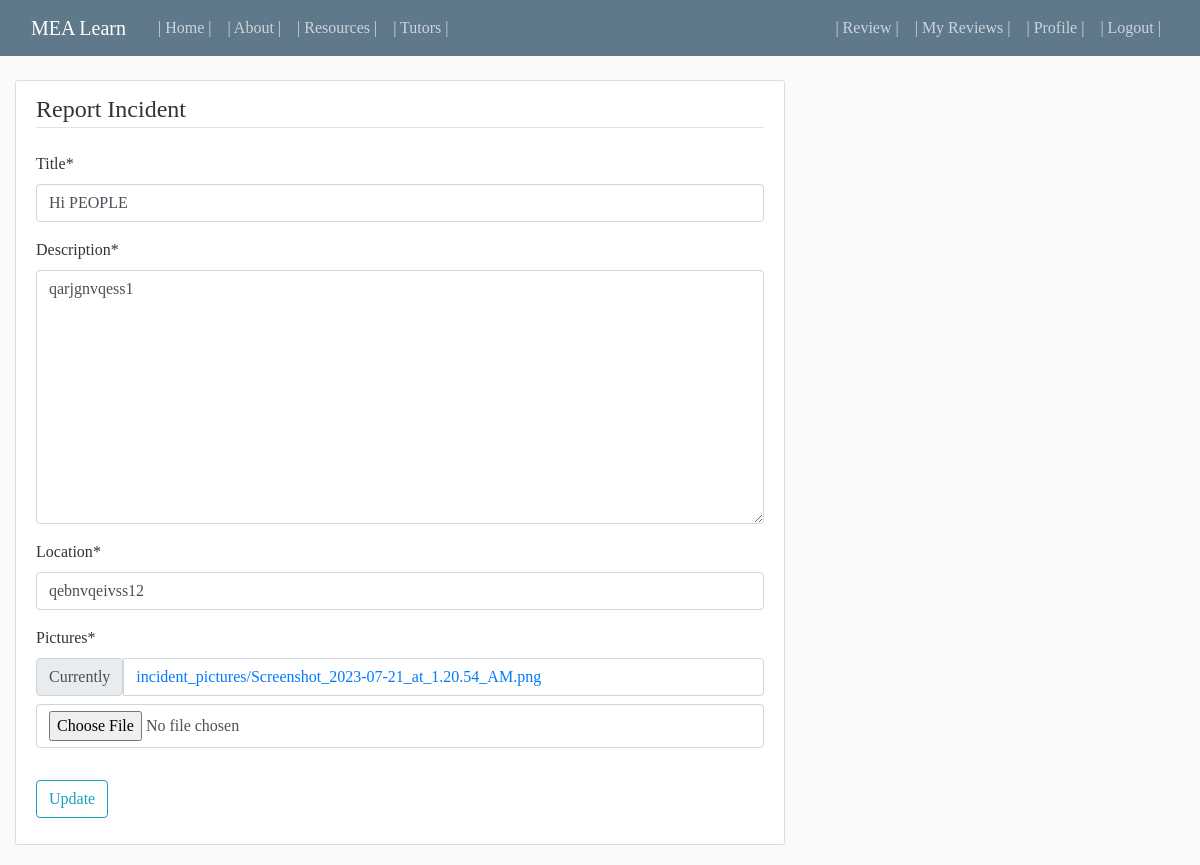
Screenshot of /post/15/update/ (signed in) with the database file from the repository.
### blog/models.py (models this page shows, shortened)
class Incident(models.Model):
    title = models.CharField(max_length=150)
    description = models.TextField()
    location = models.CharField(max_length=150)
    date_reported = models.DateTimeField(default=timezone.now)
    pictures = models.ImageField(upload_to='incident_pictures')
    author = models.ForeignKey(User, on_delete=models.CASCADE)

### blog/views.py (the view, shortened to what this page needs)
# urls.py: path('post/<int:pk>/update/', PostUpdateView.as_view(), name='post-update'),
class PostUpdateView(LoginRequiredMixin, UserPassesTestMixin, UpdateView):
    model = Incident
    form_class = IncidentUpdateForm
    template_name = 'blog/update_incident_report.html'
    def get_form_kwargs(self):
        kwargs = super().get_form_kwargs()
        kwargs['initial_picture'] = self.object.pictures
        return kwargs
    def test_func(self):
        post = self.get_object()
        return self.request.user == post.author

### users/forms.py (shortened to what this page needs)
class IncidentUpdateForm(forms.ModelForm):
    class Meta:
        model = Incident
        fields = ['title', 'description', 'location', 'pictures']
    def __init__(self, *args, **kwargs):
        initial_picture = kwargs.pop('initial_picture', None)
        super().__init__(*args, **kwargs)
        self.initial_picture = initial_picture

### blog/templates/blog/update_incident_report.html (shortened to what this page needs)
{% extends "blog/base.html" %}
{% load static %}
{% load crispy_forms_tags %}
    {% block content %}
        <div class="content-section">
            <form method="post" enctype="multipart/form-data" action="{% url 'post-update' incident.id%}">
                <fieldset class="form-group">
                    <legend class="border-bottom mb-4">Report Incident</legend>
                    {{ form|crispy }}
                </fieldset>
                <div class="form-group">
                    <button class="btn btn-outline-info" type="submit">Update</button>
                </div>
            </form>
        </div>
    {% endblock content %}

### blog/static/blog/main.css (style rules this page uses)
body { font-family: 'Playfair Display', serif !important; background: #fafafa; color: #333333; margin: 0; padding: 0; box-sizing: border-box; margin-top: 5rem; }
.content-section { background: #ffffff; padding: 10px 20px; border: 1px solid #dddddd; border-radius: 3px; margin-bottom: 20px; }

### blog/templates/blog/base.html (style rules this page uses)
body { font-family: 'Karla', sans-serif; }

### rows the page displays
Incident: title "Hi PEOPLE", description "qarjgnvqess1", location "qebnvqeivss12"
